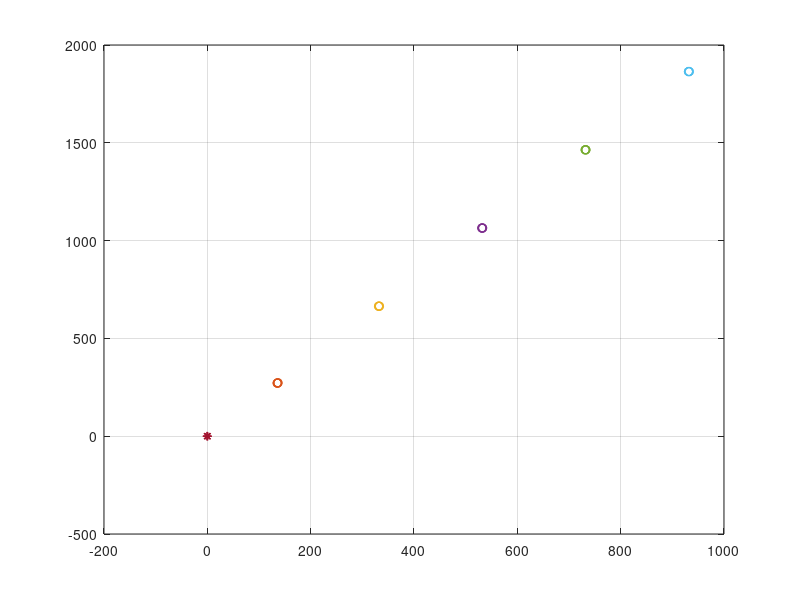

Here is the MATLAB script that generated this plot:
s1 = sin(2*pi/5);
s2 = sin(4*pi/5);
c1 = cos(2*pi/5);
c2 = cos(pi/5);
V = [0 1;-s1 c1;-s2 -c2;s2 -c2;s1 c1];
d12 = sqrt(2*(1-c1));
% d12 = d15 = d23 = d34 = d45
d13 = sqrt(2*(1+c2));
% d13 = d14
dij = [d12 d13 d13 d12 d12 d12 d12];
v_hat = zeros(5,2);
v_hat_n = zeros(5,2);
delta = 1;
kv = 1;
alpha = 10;
T = 0.01;
v0 = [1 2];

q0 = zeros(5,2);
qout = zeros(1000,5,2);
for i = 1:5
    q0(i,:) = [V(i,:)+delta*(rand(1,2)-0.5*ones(1,2))];
end
q = q0;

for t = 1:1000

    Rq = [(q(1,:)-q(2,:))' (q(2,:)-q(1,:))' zeros(2,3);
          (q(1,:)-q(3,:))' zeros(2,1) (q(3,:)-q(1,:))' zeros(2,2);
          (q(1,:)-q(4,:))' zeros(2,2) (q(4,:)-q(1,:))' zeros(2,1);
          (q(1,:)-q(5,:))' zeros(2,3) (q(5,:)-q(1,:))';
          zeros(2,1) (q(2,:)-q(3,:))' (q(3,:)-q(2,:))' zeros(2,2);
          zeros(2,2) (q(3,:)-q(4,:))' (q(4,:)-q(3,:))' zeros(2,1);
          zeros(2,3) (q(4,:)-q(5,:))' (q(5,:)-q(4,:))'];

    qij = [norm((q(1,:)-q(2,:))) norm((q(1,:)-q(3,:))) norm((q(1,:)-q(4,:))) ...
        norm((q(1,:)-q(5,:))) norm((q(2,:)-q(3,:))) norm((q(3,:)-q(4,:))) norm((q(4,:)-q(5,:)))];

    e = qij - dij;

    z = e.*(e+2*dij);
   
    v_hat_n(1,:) = v_hat(1,:) - alpha*(v_hat(1,:)-v_hat(2,:) + v_hat(1,:)-v_hat(3,:) + v_hat(1,:)-v_hat(4,:) + v_hat(1,:)-v_hat(5,:))*T;
    v_hat_n(2,:) = v_hat(2,:) - alpha*(v_hat(2,:)-v_hat(1,:) + v_hat(2,:)-v_hat(3,:) + v_hat(2,:) - v0)*T;
    v_hat_n(3,:) = v_hat(3,:) - alpha*(v_hat(3,:)-v_hat(1,:) + v_hat(3,:)-v_hat(2,:) + v_hat(3,:)-v_hat(4,:))*T;
    v_hat_n(4,:) = v_hat(4,:) - alpha*(v_hat(4,:)-v_hat(1,:) + v_hat(4,:)-v_hat(3,:) + v_hat(4,:)-v_hat(5,:))*T;
    v_hat_n(5,:) = v_hat(5,:) - alpha*(v_hat(5,:)-v_hat(1,:) + v_hat(5,:)-v_hat(4,:))*T;
    v_hat = v_hat_n;
    u = zeros(5,2);
    Rqt = Rq';
    for i = 1:5
        u(i,:) = -kv*(Rqt(i,1:2)*z(1)+Rqt(i,3:4)*z(2)+Rqt(i,5:6)*z(3)+Rqt(i,7:8)*z(4)+Rqt(i,9:10)*z(5)+Rqt(i,11:12)*z(6)+Rqt(i,13:14)*z(7));
    end

    q = q+u*T+v_hat;
    qout(t,:,:) = q;
end


figure(1)
plot(qout(1,:,1),qout(1,:,2),'.');
hold on
grid on
% for t = 2:1000
%     plot(qout(t,:,1),qout(t,:,2),'.');
% end
plot(qout(200,:,1),qout(200,:,2),'o');
plot(qout(400,:,1),qout(400,:,2),'o');
plot(qout(600,:,1),qout(600,:,2),'o');
plot(qout(800,:,1),qout(800,:,2),'o');
plot(qout(end,:,1),qout(end,:,2),'o');
plot(q0(:,1),q0(:,2),'*');
hold off
